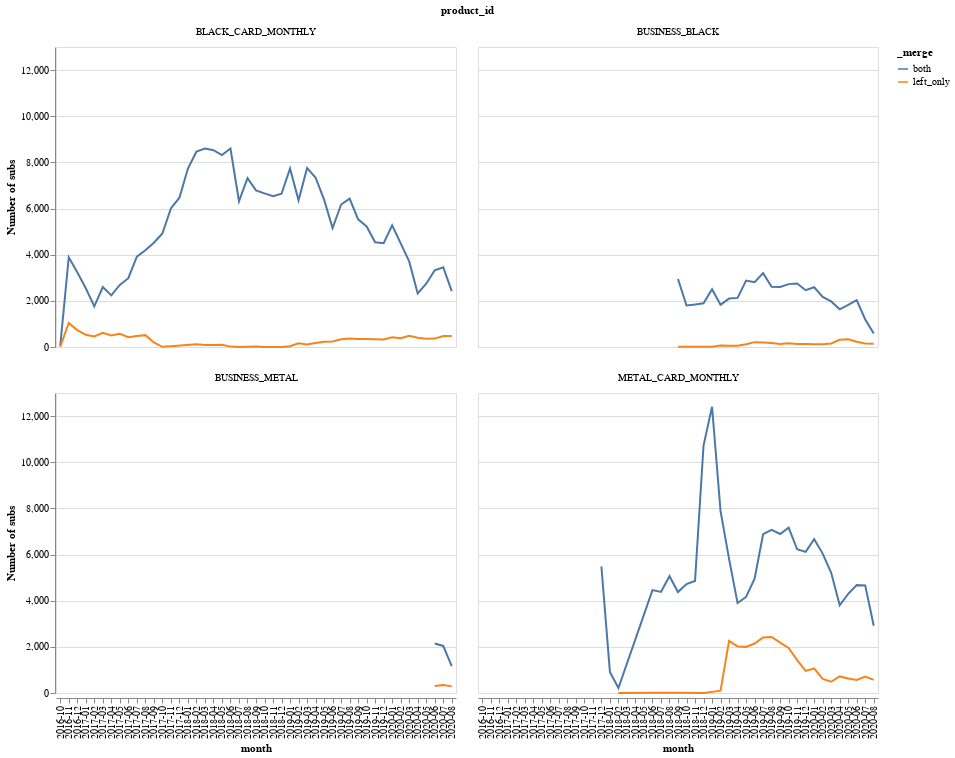

The notebook cell saved with this chart:
### Code cell
import altair as alt

df = pd.read_csv("final.csv")

df["month"] = pd.to_datetime(df["subscription_valid_from"]).dt.to_period("M")

df = (
    df.groupby(["month", "product_id", "_merge"])["subscription_id"]
    .agg("count")
    .reset_index()
)

df["month"] = df["month"].astype(str)

alt.Chart(df).mark_line().encode(
    x="month",
    y=alt.Y("subscription_id:Q", axis=alt.Axis(title="Number of subs")),
    color="_merge",
).properties(width=400, height=300, title="Issuing dates of subscriptions").facet(
    facet="product_id", columns=2
)

### Figure 1 — Vega-Lite specification as saved in the notebook (floating-point values rounded to 4 significant figures; data arrays with more than 128 entries replaced by an {"elided": "..."} marker saying what was removed)
{"config": {"view": {"continuousWidth": 400, "continuousHeight": 300}}, "data": {"name": "data-3370f7e03781010d33cb29539c081f56"}, "facet": {"type": "nominal", "field": "product_id"}, "spec": {"mark": "line", "encoding": {"color": {"type": "nominal", "field": "_merge"}, "x": {"type": "nominal", "field": "month"}, "y": {"type": "quantitative", "axis": {"title": "Number of subs"}, "field": "subscription_id"}}, "height": 300, "title": "Issuing dates of subscriptions", "width": 400}, "columns": 2, "$schema": "https://vega.github.io/schema/vega-lite/v4.0.2.json", "datasets": {"data-3370f7e03781010d33cb29539c081f56": {"elided": "197 records"}}}
